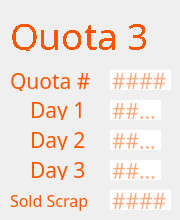
     <widget class="QWidget" name="page_3">
      <widget class="QLineEdit" name="q3d3">
       <property name="geometry">
        <rect>
         <x>110</x>
         <y>160</y>
         <width>51</width>
         <height>20</height>
        </rect>
       </property>
       <property name="font">
        <font>
         <family>IBM 3270</family>
         <pointsize>16</pointsize>
        </font>
       </property>
       <property name="styleSheet">
        <string notr="true">color: rgb(253, 85, 0);
border: none;</string>
       </property>
       <property name="maxLength">
        <number>4</number>
       </property>
       <property name="placeholderText">
        <string>####</string>
       </property>
      </widget>
      <widget class="QLabel" name="label_16">
       <property name="geometry">
        <rect>
         <x>30</x>
         <y>100</y>
         <width>61</width>
         <height>20</height>
        </rect>
       </property>
       <property name="font">
        <font>
         <family>IBM 3270</family>
         <pointsize>16</pointsize>
        </font>
       </property>
       <property name="styleSheet">
        <string notr="true">color: rgb(253, 85, 0);
border: none;</string>
       </property>
       <property name="text">
        <string>Day 1</string>
       </property>
      </widget>
      <widget class="QLabel" name="label_18">
       <property name="geometry">
        <rect>
         <x>30</x>
         <y>130</y>
         <width>61</width>
         <height>20</height>
        </rect>
       </property>
       <property name="font">
        <font>
         <family>IBM 3270</family>
         <pointsize>16</pointsize>
        </font>
       </property>
       <property name="styleSheet">
        <string notr="true">color: rgb(253, 85, 0);
border: none;</string>
       </property>
       <property name="text">
        <string>Day 2</string>
       </property>
      </widget>
      <widget class="QLabel" name="label_14">
       <property name="geometry">
        <rect>
         <x>30</x>
         <y>160</y>
         <width>61</width>
         <height>20</height>
        </rect>
       </property>
       <property name="font">
        <font>
         <family>IBM 3270</family>
         <pointsize>16</pointsize>
        </font>
       </property>
       <property name="styleSheet">
        <string notr="true">color: rgb(253, 85, 0);
border: none;</string>
       </property>
       <property name="text">
        <string>Day 3</string>
       </property>
      </widget>
      <widget class="QLineEdit" name="q3d2">
       <property name="geometry">
        <rect>
         <x>110</x>
         <y>130</y>
         <width>51</width>
         <height>20</height>
        </rect>
       </property>
       <property name="font">
        <font>
         <family>IBM 3270</family>
         <pointsize>16</pointsize>
        </font>
       </property>
       <property name="styleSheet">
        <string notr="true">color: rgb(253, 85, 0);
border: none;</string>
       </property>
       <property name="maxLength">
        <number>4</number>
       </property>
       <property name="placeholderText">
        <string>####</string>
       </property>
      </widget>
      <widget class="QLineEdit" name="q3d1">
       <property name="geometry">
        <rect>
         <x>110</x>
         <y>100</y>
         <width>51</width>
         <height>20</height>
        </rect>
       </property>
       <property name="font">
        <font>
         <family>IBM 3270</family>
         <pointsize>16</pointsize>
         <weight>50</weight>
         <bold>false</bold>
        </font>
       </property>
       <property name="styleSheet">
        <string notr="true">color: rgb(253, 85, 0);
border: none;</string>
       </property>
       <property name="inputMethodHints">
        <set>Qt::ImhNone</set>
       </property>
       <property name="text">
        <string/>
       </property>
       <property name="maxLength">
        <number>4</number>
       </property>
       <property name="readOnly">
        <bool>false</bool>
       </property>
       <property name="placeholderText">
        <string>####</string>
       </property>
      </widget>
      <widget class="QLabel" name="label_17">
       <property name="geometry">
        <rect>
         <x>10</x>
         <y>70</y>
         <width>81</width>
         <height>21</height>
        </rect>
       </property>
       <property name="font">
        <font>
         <family>IBM 3270</family>
         <pointsize>16</pointsize>
        </font>
       </property>
       <property name="styleSheet">
        <string notr="true">color: rgb(253, 85, 0);</string>
       </property>
       <property name="text">
        <string>Quota #</string>
       </property>
      </widget>
      <widget class="QLabel" name="label_19">
       <property name="geometry">
        <rect>
         <x>10</x>
         <y>10</y>
         <width>151</width>
         <height>41</height>
        </rect>
       </property>
       <property name="sizePolicy">
        <sizepolicy hsizetype="Fixed" vsizetype="Fixed">
         <horstretch>0</horstretch>
         <verstretch>0</verstretch>
        </sizepolicy>
       </property>
       <property name="font">
        <font>
         <family>IBM 3270</family>
         <pointsize>24</pointsize>
         <weight>50</weight>
         <italic>false</italic>
         <bold>false</bold>
         <stylestrategy>NoAntialias</stylestrategy>
        </font>
       </property>
       <property name="styleSheet">
        <string notr="true">font: 24pt &quot;IBM 3270&quot;;
color: rgb(253, 85, 0);</string>
       </property>
       <property name="text">
        <string>&lt;html&gt;&lt;head/&gt;&lt;body&gt;&lt;p&gt;&lt;span style=&quot; font-size:28pt;&quot;&gt;Quota 3&lt;/span&gt;&lt;/p&gt;&lt;/body&gt;&lt;/html&gt;</string>
       </property>
      </widget>
      <widget class="QLineEdit" name="q3">
       <property name="geometry">
        <rect>
         <x>110</x>
         <y>70</y>
         <width>61</width>
         <height>20</height>
        </rect>
       </property>
       <property name="font">
        <font>
         <family>IBM 3270</family>
         <pointsize>16</pointsize>
        </font>
       </property>
       <property name="styleSheet">
        <string notr="true">color: rgb(253, 85, 0);
border: none;</string>
       </property>
       <property name="text">
        <string/>
       </property>
       <property name="maxLength">
        <number>5</number>
       </property>
       <property name="readOnly">
        <bool>false</bool>
       </property>
       <property name="placeholderText">
        <string>####</string>
       </property>
      </widget>
      <widget class="QLabel" name="label_15">
       <property name="geometry">
        <rect>
         <x>10</x>
         <y>190</y>
         <width>91</width>
         <height>21</height>
        </rect>
       </property>
       <property name="font">
        <font>
         <family>IBM 3270</family>
         <pointsize>12</pointsize>
        </font>
       </property>
       <property name="styleSheet">
        <string notr="true">color: rgb(253, 85, 0);
border: none;</string>
       </property>
       <property name="text">
        <string>Sold Scrap</string>
       </property>
      </widget>
      <widget class="QLineEdit" name="q3sold">
       <property name="geometry">
        <rect>
         <x>110</x>
         <y>190</y>
         <width>61</width>
         <height>20</height>
        </rect>
       </property>
       <property name="font">
        <font>
         <family>IBM 3270</family>
         <pointsize>16</pointsize>
        </font>
       </property>
       <property name="styleSheet">
        <string notr="true">color: rgb(253, 85, 0);
border: none;</string>
       </property>
       <property name="maxLength">
        <number>5</number>
       </property>
       <property name="placeholderText">
        <string>####</string>
       </property>
      </widget>
     </widget>
